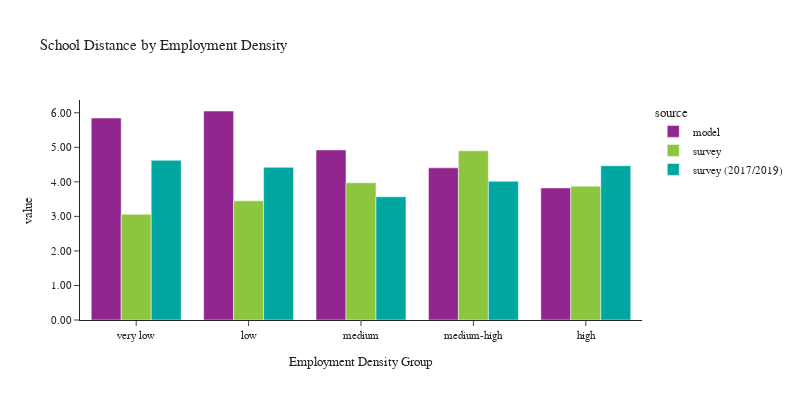

Source (notebook cell):
### Code cell
plot_school_location(df_students, 'emp_density_group', 'Employment Density', 'Employment Density Group')

### Figure 1 — Plotly figure (JSON) as saved in the notebook; plotly's stock layout.template omitted (floating-point values rounded to 4 significant figures)
{"data": [{"alignmentgroup": "True", "customdata": [[206287], [84970], [277147], [241091], [163555]], "hovertemplate": "source=model<br>emp_density_group=%{x}<br>value=%{y}<br>sample count=%{customdata[0]}<extra></extra>", "legendgroup": "model", "marker": {"color": "#91268F", "pattern": {"shape": ""}}, "name": "model", "offsetgroup": "model", "orientation": "v", "showlegend": true, "textposition": "auto", "type": "bar", "x": ["very low", "low", "medium", "medium-high", "high"], "xaxis": "x", "y": [5.848, 6.051, 4.923, 4.406, 3.825], "yaxis": "y"}, {"alignmentgroup": "True", "customdata": [[256], [75], [208], [212], [106]], "hovertemplate": "source=survey<br>emp_density_group=%{x}<br>value=%{y}<br>sample count=%{customdata[0]}<extra></extra>", "legendgroup": "survey", "marker": {"color": "#8CC63E", "pattern": {"shape": ""}}, "name": "survey", "offsetgroup": "survey", "orientation": "v", "showlegend": true, "textposition": "auto", "type": "bar", "x": ["very low", "low", "medium", "medium-high", "high"], "xaxis": "x", "y": [3.061, 3.449, 3.975, 4.899, 3.875], "yaxis": "y"}, {"alignmentgroup": "True", "customdata": [[115], [29], [147], [95], [65]], "hovertemplate": "source=survey (2017/2019)<br>emp_density_group=%{x}<br>value=%{y}<br>sample count=%{customdata[0]}<extra></extra>", "legendgroup": "survey (2017/2019)", "marker": {"color": "#00A7A0", "pattern": {"shape": ""}}, "name": "survey (2017/2019)", "offsetgroup": "survey (2017/2019)", "orientation": "v", "showlegend": true, "textposition": "auto", "type": "bar", "x": ["very low", "low", "medium", "medium-high", "high"], "xaxis": "x", "y": [4.623, 4.42, 3.569, 4.015, 4.467], "yaxis": "y"}], "layout": {"barmode": "group", "font": {"size": 11}, "height": 400, "legend": {"title": {"text": "source"}, "tracegroupgap": 0}, "title": {"text": "School Distance by Employment Density"}, "width": 800, "xaxis": {"anchor": "y", "domain": [0.0, 1.0], "title": {"text": "Employment Density Group"}}, "yaxis": {"anchor": "x", "domain": [0.0, 1.0], "tickformat": ".2f", "title": {"text": "value"}}}}
